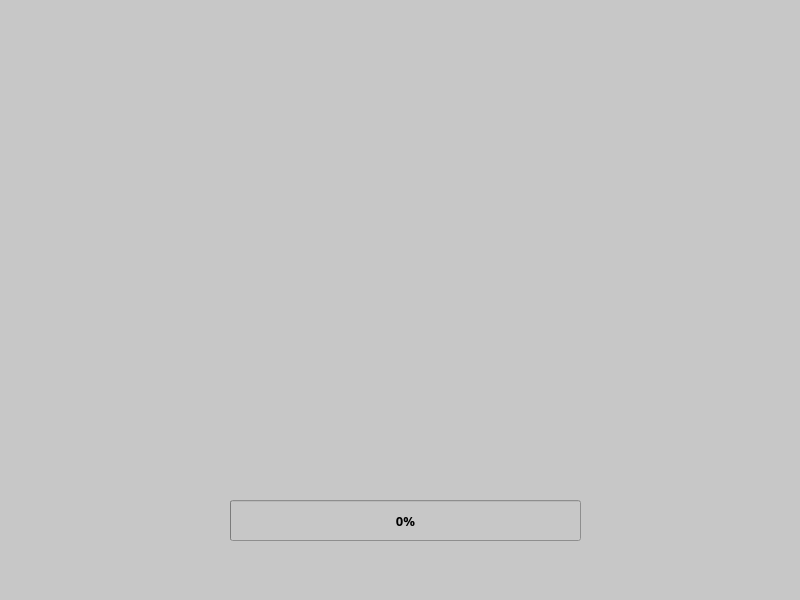
<?xml version="1.0" encoding="UTF-8"?>
<ui version="4.0">
 <class>MainWindow</class>
 <widget class="QMainWindow" name="MainWindow">
  <property name="geometry">
   <rect>
    <x>0</x>
    <y>0</y>
    <width>800</width>
    <height>600</height>
   </rect>
  </property>
  <property name="windowTitle">
   <string>Multiservicios JL Leyva</string>
  </property>
  <property name="windowIcon">
   <iconset>
    <normaloff>../iconos/m.ico</normaloff>../iconos/m.ico</iconset>
  </property>
  <property name="styleSheet">
   <string notr="true">background-color: rgb(199, 199, 199);</string>
  </property>
  <widget class="QWidget" name="centralwidget">
   <widget class="QProgressBar" name="pb">
    <property name="geometry">
     <rect>
      <x>230</x>
      <y>500</y>
      <width>351</width>
      <height>41</height>
     </rect>
    </property>
    <property name="font">
     <font>
      <family>Franklin Gothic Book</family>
      <pointsize>10</pointsize>
      <weight>75</weight>
      <bold>true</bold>
     </font>
    </property>
    <property name="value">
     <number>0</number>
    </property>
   </widget>
   <widget class="QLabel" name="lb">
    <property name="geometry">
     <rect>
      <x>140</x>
      <y>70</y>
      <width>531</width>
      <height>341</height>
     </rect>
    </property>
    <property name="font">
     <font>
      <pointsize>21</pointsize>
     </font>
    </property>
    <property name="text">
     <string/>
    </property>
    <property name="pixmap">
     <pixmap>:/prefijoNuevo/Fondo.png</pixmap>
    </property>
    <property name="alignment">
     <set>Qt::AlignCenter</set>
    </property>
   </widget>
  </widget>
 </widget>
 <resources>
  <include location="IMAGENES.qrc"/>
 </resources>
 <connections/>
</ui>
